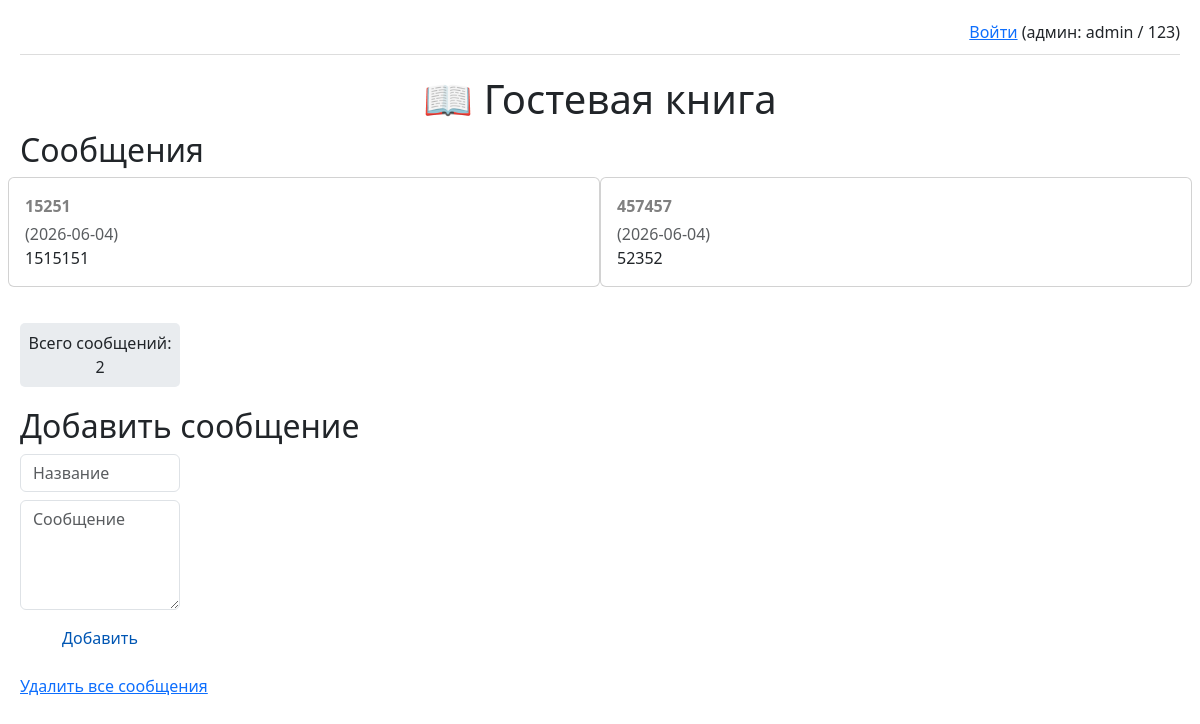
Before: / with the older database file.
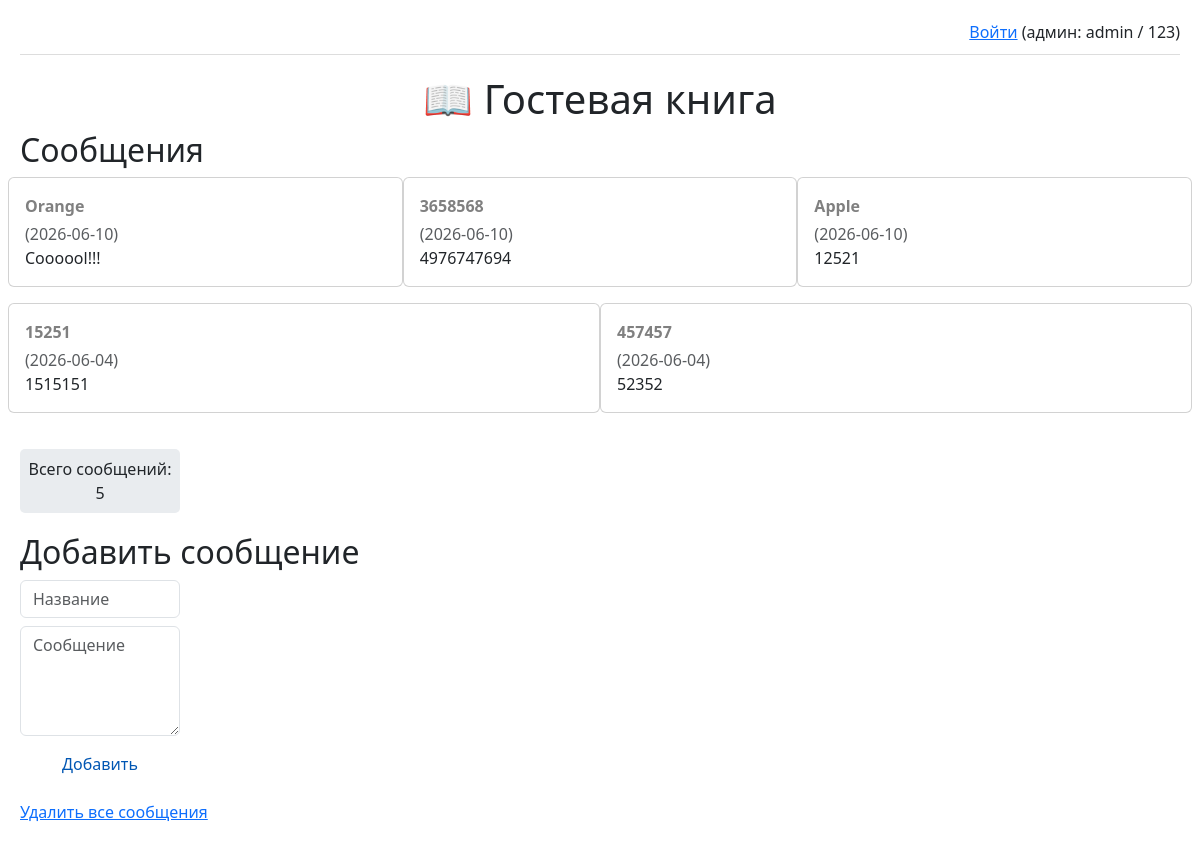
After: the same page with the newer database file.
### tables this page shows
CREATE TABLE messages (
            id INTEGER PRIMARY KEY AUTOINCREMENT,
            name TEXT NOT NULL,
            message TEXT NOT NULL,
            created_at DATE NOT NULL
        );

### guestbook/app.py (the view)
@app.route('/')
def index():
    messages = get_all_messages()
    total_count = get_message_count()
    today = date.today().isoformat()
    return render_template(
        'index.html', messages=messages, total_count=total_count, today=today,
        logged_in=session.get('logged_in', False),  # по умолчанию False
        username=session.get('username')  # имя пользователя или None
    )

### guestbook/database.py (called while the page is built)
def get_db_connection():
    conn = sqlite3.connect(DATABASE)
    conn.row_factory = sqlite3.Row
    return conn

def get_all_messages():
    conn = get_db_connection()
    messages = conn.execute(
        'SELECT * FROM messages ORDER BY created_at DESC'
    ).fetchall()
    conn.close()
    return messages

def get_message_count():
    conn = get_db_connection()
    cursor = conn.execute('SELECT COUNT(*) FROM messages')
    count = cursor.fetchone()[0]
    conn.close()
    return count

### guestbook/templates/index.html (shortened to what this page needs)
<!DOCTYPE html>
<html>
<head>
    <link rel="stylesheet" href="static/style.css" required>
    <link href="https://cdn.jsdelivr.net/npm/bootstrap@5.3.0/dist/css/bootstrap.min.css" rel="stylesheet" required>
</head>
<body>
    <div class="auth-links">
        {% if logged_in %}
            Вы вошли как <strong>{{ username }}</strong> |
            <a href="/logout">Выйти</a>
        {% else %}
            <a href="/login">Войти</a> (админ: admin / 123)
        {% endif %}
    </div>
    <h1>📖 Гостевая книга</h1>
    <h2>Сообщения</h2>
    {% if messages %}
        <div class="row justify-content-center">
        {% for msg in messages %}
        <div class="message {% if msg.created_at == today %}fresh{% endif %} card card-body mb-3 col-md-4">
            <strong class="card-title">{{ msg.name }}</strong> <p class="card-subtitle text-muted">({{ msg.created_at }})</p>
            <p class="card-text">{{ msg.message }}</p>
        </div>
        {% endfor %}
        </div>
    {% else %}
        <p>Пока нет сообщений.</p>
    {% endif %}
    <p class="counter"> Всего сообщений: {{ total_count }}</p>
    <h2>Добавить сообщение</h2>
      <form method="POST" action="/add" class="add_message mb-3">
        <input class="form-control" type="text" name="name" placeholder="Название" required>
        <textarea class="form-control" type="text" name="message" rows=4 placeholder="Сообщение" required></textarea>
      <button type="submit">Добавить</button>
  </form>
  <a href="/delete_all/">Удалить все сообщения</a>
</body>
</html>

### guestbook/static/style.css (style rules this page uses)
body { font-family: Arial, sans-serif; background-color:dodgerblue; margin: 0; padding: 20px; }
h1 { text-align: center; color: #333; }
.message { border-bottom: 1px solid #ddd; padding: 10px 0; }
.message strong { color: gray; }
button { background-color: #ffffff; color: #0056b3; padding: 8px 15px; border: none; border-radius: 4px; cursor: pointer; }
.add_message { display: flex; flex-direction: column; gap: 8px; margin: 0 1000px 0 0; }
.counter { background-color: #e9ecef; padding: 8px; border-radius: 5px; text-align: center; margin: 20px 1000px 20px 0; }
.auth-links { text-align: right; margin-bottom: 20px; padding-bottom: 10px; border-bottom: 1px solid #ddd; }

Changed rows visible on the page:
added messages: name "Orange", created_at "2026-06-10", message "Coooool!!!"
added messages: name "3658568", created_at "2026-06-10", message "4976747694"
added messages: name "Apple", created_at "2026-06-10", message "12521"
Other visible differences:
{{ total_count }}: "2" → "5"
